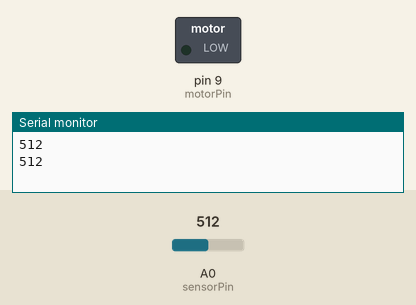
Bench run of a sketch on a simulated Arduino Uno, built with avr-gcc and run on an emulated ATmega328P. On the bench: switched loads named in the sketch (green lamp = pin HIGH), the last lines printed to the serial monitor. Dashed ring = blinking. Inputs (shaded band) come from the test bench; at power-on: A0 (sensorPin) = 512.

Above: at 1.8 s.
1.9 s: A0 (sensorPin) set to 490
At 2.8 s:
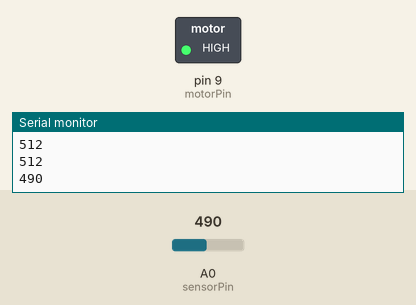
6.0 s: A0 (sensorPin) set to 510
At 7.1 s:
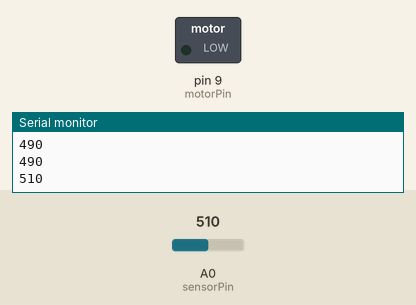
7.5 s: A0 (sensorPin) set to 306
At 8.3 s:
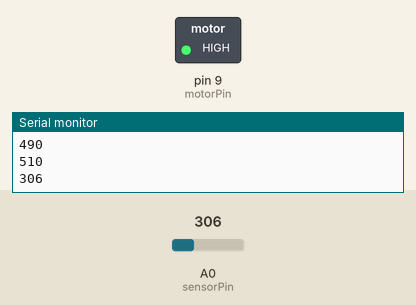
11.6 s: A0 (sensorPin) set to 511
At 12.3 s:
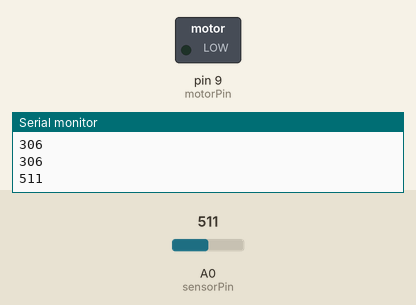
Timing chart, 0 to 14.1 s (numbered marks = the images above; inputs shaded):
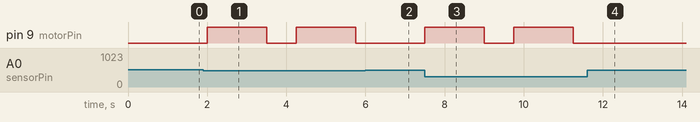

Measured:
- the behaviour switches between 500 and 499 on A0 (sensorPin) (found by bisection; images 0 and 1)
- after the input at 1.9 s, pin 9 (motorPin): alternates HIGH for 1.5 s and LOW for 0.75 s, starting after 0.10 s
- after the input at 6.0 s, pin 9 (motorPin): stays LOW (without the input it goes to HIGH after 0.50 s)
- after the input at 7.5 s, pin 9 (motorPin): alternates HIGH for 1.5 s and LOW for 0.75 s, starting at once
- after the input at 11.6 s, pin 9 (motorPin): stays LOW (without the input it goes to HIGH after 0.40 s)

The sketch:

suseviyesi.ino
```cpp
int motorPin = 9;
int sensorPin = A0;
int threshold = 500;

void setup() {
  pinMode(motorPin, OUTPUT);
  pinMode(sensorPin, INPUT);
  Serial.begin(9600);
}

void loop() {
  int sensorValue = analogRead(sensorPin);
  Serial.println(sensorValue);

  if (sensorValue < threshold) {
    digitalWrite(motorPin, HIGH);
    delay(1500);

    digitalWrite(motorPin, LOW);
    delay(750);
  } else {
    digitalWrite(motorPin, LOW);
    delay(1000);
  }
}
```
